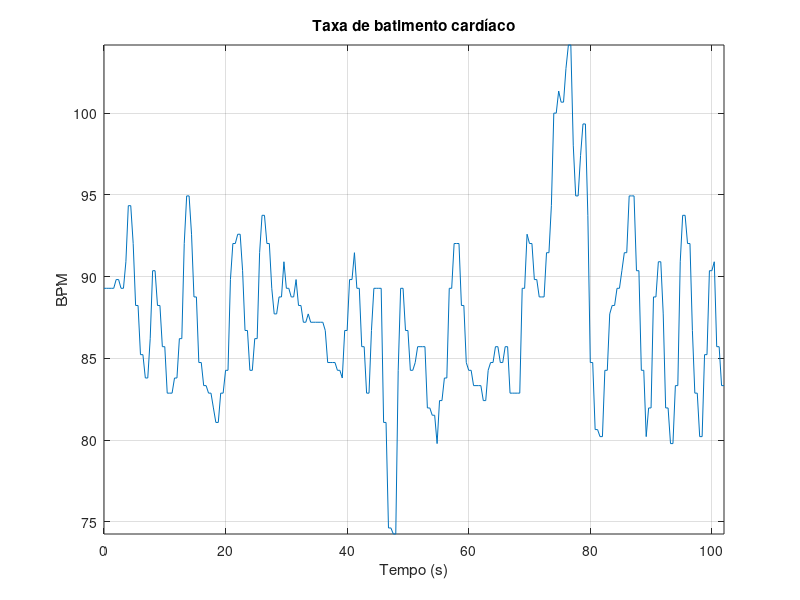

Source code (MATLAB): (Note: this script raises an error after producing the figure.)
close all; clear variables; clc;

% Questao 3 a)
load hrv25.mat
figure(1)
hrv25 = hrv25'; 
Fs = 2.5; % Frequencia de amostragem
Ts = 1 / Fs; % Tempo de amostragem 
N = length(hrv25); % Amostras
t = (0:N-1)*Ts; % vetor de tempo
plot(t,hrv25);
axis([0 t(end) min(hrv25) max(hrv25)]); % Área de plotagem
title('Taxa de batimento cardíaco');
ylabel('BPM')
xlabel('Tempo (s)');
grid();


figure(2)
% Questao 3 b)
[cov,lags] = axcor(hrv25 - mean(hrv25)); % Cálculo da autocovariância 
plot(lags,cov);
lags = Ts*lags; % Convertendo de amostra para segundos
axis([lags(1) lags(end) min(cov) max(cov)]); % Área de plotagem
grid();
title('Autocovariância');
ylabel('Autocovariância')
xlabel('Lag (s)');
